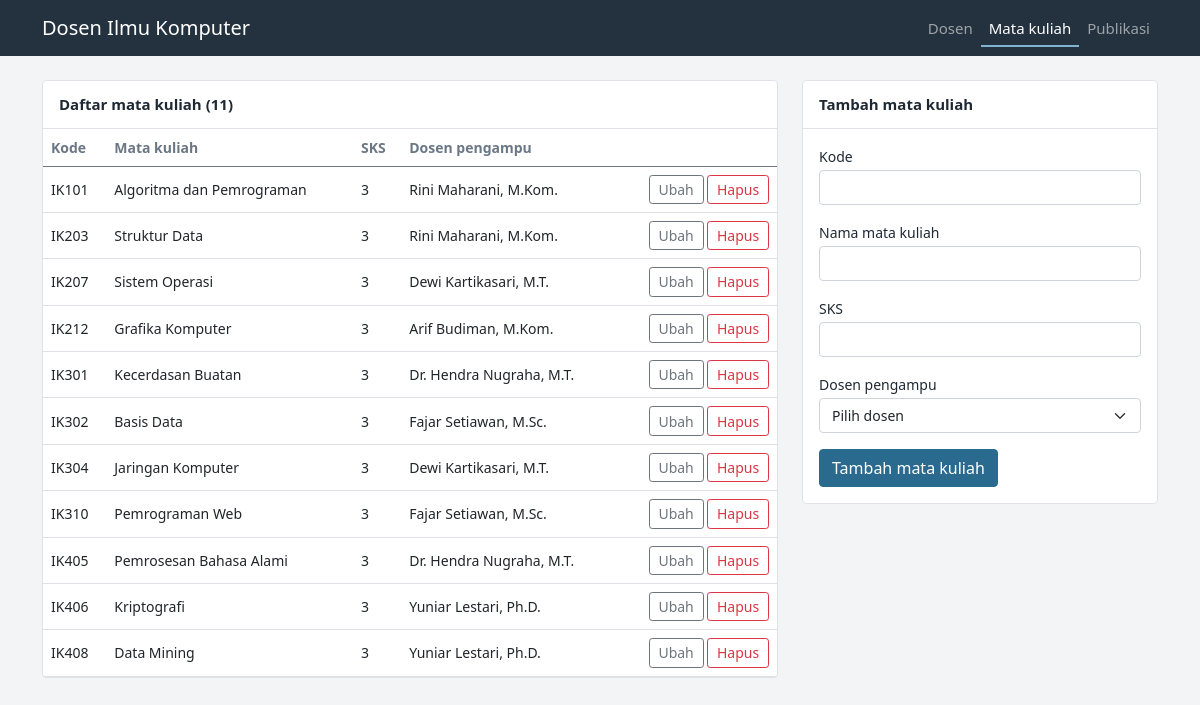
/index.php?page=courses, run on the app's committed database.
### tables this page shows
CREATE TABLE courses (
  id          INT AUTO_INCREMENT PRIMARY KEY,
  lecturer_id INT          NOT NULL,
  course_code VARCHAR(20)  NOT NULL,
  course_name VARCHAR(100) NOT NULL,
  credits     TINYINT      NOT NULL,
  CONSTRAINT fk_courses_lecturer FOREIGN KEY (lecturer_id)
    REFERENCES lecturers (id) ON DELETE CASCADE ON UPDATE CASCADE
);

CREATE TABLE lecturers (
  id         INT AUTO_INCREMENT PRIMARY KEY,
  name       VARCHAR(100) NOT NULL,
  nidn       VARCHAR(20)  NOT NULL UNIQUE,
  phone      VARCHAR(20)  NOT NULL,
  join_date  DATE         NOT NULL,
  email      VARCHAR(100) NOT NULL,
  department VARCHAR(100) NOT NULL
);

### src/controllers/Controller.php (called while the page is built, shortened)
<?php
abstract class Controller
{
    protected $model;
    protected $page;
    public function index()
    {
        $items = $this->model->all();
        $edit = isset($_GET['edit']) ? $this->model->find((int) $_GET['edit']) : null;
        $form = $_SESSION['old'] ?? $edit ?? [];
        $vars = array_merge($this->extra(), [
            'items' => $items,
            'edit'  => $edit,
            'form'  => $form,
            'page'  => $this->page,
        ]);
        extract($vars);
        require 'views/layout/header.php';
        require "views/{$this->page}/index.php";
        require 'views/layout/footer.php';
    }
}

### src/index.php (called while the page is built, shortened)
<?php
require 'config/database.php';
require 'controllers/CourseController.php';
function e($v)
{
    return htmlspecialchars((string) $v, ENT_QUOTES, 'UTF-8');
}
$action = $_GET['action'] ?? 'index';
(new $routes[$page]($conn))->$action();

### src/controllers/CourseController.php (called while the page is built, shortened)
<?php
require_once 'controllers/Controller.php';
require_once 'models/Course.php';
class CourseController extends Controller
{
    public function __construct($db)
    {
        $this->model = new Course($db);
    }
}

### src/models/Course.php (called while the page is built, shortened)
<?php
require_once 'models/Model.php';
class Course extends Model
{
    public function all()
    {
        $sql = "SELECT c.*, l.name AS lecturer_name
                FROM courses c
                JOIN lecturers l ON l.id = c.lecturer_id
                ORDER BY c.course_code ASC";
        return $this->run($sql)->fetchAll();
    }
}

### src/models/Model.php (called while the page is built, shortened)
<?php
abstract class Model
{
    protected $db;
    public function __construct($db)
    {
        $this->db = $db;
    }
    protected function run($sql, $params = [])
    {
        $stmt = $this->db->prepare($sql);
        $stmt->execute($params);
        return $stmt;
    }
}

### src/views/courses/index.php (the view, shortened to what this page needs)
<div class="row g-4">
  <div class="col-lg-8">
    <div class="panel">
      <div class="panel-head">Daftar mata kuliah (<?= count($items) ?>)</div>
      <?php if (!$items): ?>
        <div class="empty">Belum ada mata kuliah. Isi formulir di sebelah kanan untuk menambahkan.</div>
      <?php else: ?>
      <div class="table-responsive">
        <table class="table table-hover">
          <thead>
            <tr><th>Kode</th><th>Mata kuliah</th><th>SKS</th><th>Dosen pengampu</th><th></th></tr>
          </thead>
          <tbody>
            <?php foreach ($items as $r): ?>
            <tr class="<?= ($edit['id'] ?? 0) == $r['id'] ? 'row-editing' : '' ?>">
              <td><?= e($r['course_code']) ?></td>
              <td><?= e($r['course_name']) ?></td>
              <td><?= (int) $r['credits'] ?></td>
              <td><?= e($r['lecturer_name']) ?></td>
              <td class="actions">
                <a class="btn btn-sm btn-outline-secondary" href="index.php?page=courses&edit=<?= $r['id'] ?>">Ubah</a>
                <form method="post" action="index.php?page=courses&action=delete"
                      onsubmit="return confirm('Hapus mata kuliah <?= e($r['course_name']) ?>?')">
                  <button class="btn btn-sm btn-outline-danger">Hapus</button>
                </form>
              </td>
            </tr>
            <?php endforeach; ?>
          </tbody>
        </table>
      </div>
      <?php endif; ?>
    </div>
  </div>
  <div class="col-lg-4">
    <div class="panel form-side">
      <div class="panel-head <?= $edit ? 'editing' : '' ?>"><?= $edit ? 'Ubah mata kuliah' : 'Tambah mata kuliah' ?></div>
      <form class="panel-body" method="post" action="index.php?page=courses&action=<?= $edit ? 'update' : 'store' ?>">
        <div class="mb-3">
          <label class="form-label" for="course_code">Kode</label>
          <input class="form-control" id="course_code" name="course_code" value="<?= e($form['course_code'] ?? '') ?>" required>
        </div>
        <div class="mb-3">
          <label class="form-label" for="course_name">Nama mata kuliah</label>
          <input class="form-control" id="course_name" name="course_name" value="<?= e($form['course_name'] ?? '') ?>" required>
        </div>
        <div class="mb-3">
          <label class="form-label" for="credits">SKS</label>
          <input class="form-control" type="number" min="1" max="6" id="credits" name="credits" value="<?= e($form['credits'] ?? '') ?>" required>
        </div>
        <div class="mb-3">
          <label class="form-label" for="lecturer_id">Dosen pengampu</label>
          <select class="form-select" id="lecturer_id" name="lecturer_id" required>
            <option value="">Pilih dosen</option>
          </select>
        </div>
        <button class="btn btn-primary"><?= $edit ? 'Simpan perubahan' : 'Tambah mata kuliah' ?></button>
      </form>
    </div>
  </div>
</div>

### src/assets/css/style.css (style rules this page uses)
:root { --ink: #1f2933; --muted: #6b7785; --line: #dfe3e8; --accent: #2b6a8f; --accent-dark: #22566f; }
body { background: #f3f4f6; color: var(--ink); font-family: system-ui, -apple-system, "Segoe UI", Roboto, "Helvetica Neue", Arial, sans-serif; font-size: 15px; }
.panel { background: #fff; border: 1px solid var(--line); border-radius: 4px; }
.panel-head { padding: .75rem 1rem; border-bottom: 1px solid var(--line); font-weight: 600; }
.panel-body { padding: 1rem; }
.form-side { position: sticky; top: 1rem; }
.table { margin: 0; font-size: 14px; }
.table th { font-weight: 600; color: var(--muted); border-bottom-color: var(--line); white-space: nowrap; }
.table td { vertical-align: middle; }
.form-label { font-size: 14px; margin-bottom: .2rem; }
.form-control, .form-select { font-size: 14px; }
.btn-primary { background: var(--accent); border-color: var(--accent); }
.btn-sm { padding: .2rem .55rem; }
.actions { white-space: nowrap; text-align: right; }
.actions form { display: inline; }

### data on the page
courses: course_code "IK101", course_name "Algoritma dan Pemrograman", credits "3", lecturer.name "Rini Maharani, M.Kom."
courses: course_code "IK203", course_name "Struktur Data", credits "3", lecturer.name "Rini Maharani, M.Kom."
courses: course_code "IK207", course_name "Sistem Operasi", credits "3", lecturer.name "Dewi Kartikasari, M.T."
courses: course_code "IK212", course_name "Grafika Komputer", credits "3", lecturer.name "Arif Budiman, M.Kom."
courses: course_code "IK301", course_name "Kecerdasan Buatan", credits "3", lecturer.name "Dr. Hendra Nugraha, M.T."
courses: course_code "IK302", course_name "Basis Data", credits "3", lecturer.name "Fajar Setiawan, M.Sc."
courses: course_code "IK304", course_name "Jaringan Komputer", credits "3", lecturer.name "Dewi Kartikasari, M.T."
courses: course_code "IK310", course_name "Pemrograman Web", credits "3", lecturer.name "Fajar Setiawan, M.Sc."
courses: course_code "IK405", course_name "Pemrosesan Bahasa Alami", credits "3", lecturer.name "Dr. Hendra Nugraha, M.T."
courses: course_code "IK406", course_name "Kriptografi", credits "3", lecturer.name "Yuniar Lestari, Ph.D."
courses: course_code "IK408", course_name "Data Mining", credits "3", lecturer.name "Yuniar Lestari, Ph.D."

### other printed values
count($items) "11"
